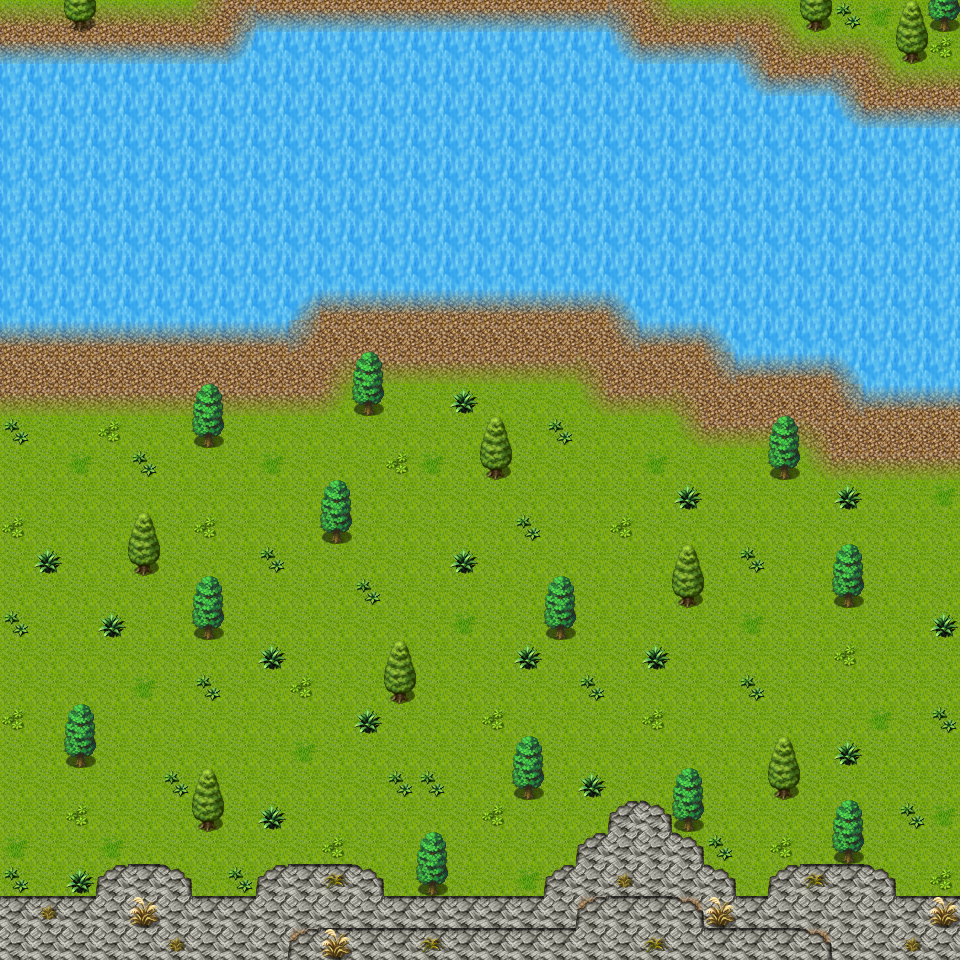

Below is a game level as drawn by its tile map, then a one-line description and the .tmx that defines it (tile-layer data replaced by summaries):
An orthogonal 30x30 tile map with 32x32 px tiles, 3 tile layers (Ground, Objects, Above), 1 hidden layer not drawn, 11 tilesets and 5 objects (3x spawn, 2x mapchange).

<map version="1.0" orientation="orthogonal" width="30" height="30" tilewidth="32" tileheight="32">
    <properties>
        <property name="outdoors" value="1" />
    </properties>
    <tileset firstgid="1" name="map_6" tilewidth="32" tileheight="32">
        <image source="../drawable/map_6.png" width="256" height="256" />
    </tileset>
    <tileset firstgid="65" name="map_0" tilewidth="32" tileheight="32">
        <image source="../drawable/map_0.png" width="256" height="256" />
    </tileset>
    <tileset firstgid="129" name="map_4" tilewidth="32" tileheight="32">
        <image source="../drawable/map_4.png" width="256" height="256" />
    </tileset>
    <tileset firstgid="193" name="map_3" tilewidth="32" tileheight="32">
        <image source="../drawable/map_3.png" width="256" height="256" />
    </tileset>
    <tileset firstgid="257" name="map_1" tilewidth="32" tileheight="32">
        <image source="../drawable/map_1.png" width="256" height="256" />
    </tileset>
    <tileset firstgid="321" name="map_5" tilewidth="32" tileheight="32">
        <image source="../drawable/map_5.png" width="256" height="256" />
    </tileset>
    <tileset firstgid="385" name="map_13" tilewidth="32" tileheight="32">
        <image source="../drawable/map_13.png" width="256" height="256" />
    </tileset>
    <tileset firstgid="449" name="map_19" tilewidth="32" tileheight="32">
        <image source="../drawable/map_19.png" width="256" height="256" />
    </tileset>
    <tileset firstgid="513" name="map_17" tilewidth="32" tileheight="32">
        <image source="../drawable/map_17.png" width="256" height="256" />
    </tileset>
    <tileset firstgid="577" name="map_20" tilewidth="32" tileheight="32">
        <image source="../drawable/map_20.png" width="256" height="256" />
    </tileset>
    <tileset firstgid="641" name="map_2" tilewidth="32" tileheight="32">
        <image source="../drawable/map_2.png" width="256" height="256" />
    </tileset>
    <layer name="Ground" width="30" height="30">
        <data>[900 cells, 900 non-empty, 5 distinct tile ids]</data>
    </layer>
    <layer name="Objects" width="30" height="30">
        <data>[900 cells, 236 non-empty, 22 distinct tile ids]</data>
    </layer>
    <layer name="Above" width="30" height="30">
        <data>[900 cells, 24 non-empty, 5 distinct tile ids]</data>
    </layer>
    <layer name="Walkable" width="30" height="30" visible="0">
        <data>[900 cells, 434 non-empty, 1 distinct tile ids]</data>
    </layer>
    <objectgroup name="Mapevents" visible="0">
        <object name="west" type="mapchange" x="0" y="352" width="32" height="544">
            <properties>
                <property name="map" value="waterway12" />
                <property name="place" value="east" />
            </properties>
        </object>
        <object name="east" type="mapchange" x="928" y="416" width="32" height="480">
            <properties>
                <property name="map" value="waterway8" />
                <property name="place" value="west" />
            </properties>
        </object>
    </objectgroup>
    <objectgroup name="Spawn" visible="0">
        <object name="erumen_2" type="spawn" x="64" y="416" width="832" height="480">
            <properties>
                <property name="quantity" value="6" />
                <property name="spawngroup" value="erumen_2" />
            </properties>
        </object>
        <object name="izthiel_3" type="spawn" x="64" y="288" width="832" height="160">
            <properties>
                <property name="quantity" value="3" />
                <property name="spawngroup" value="izthiel_3" />
            </properties>
        </object>
        <object name="erumen_1" type="spawn" x="160" y="352" width="608" height="512">
            <properties>
                <property name="quantity" value="3" />
                <property name="spawngroup" value="erumen_1" />
            </properties>
        </object>
    </objectgroup>
    <objectgroup name="Keys" visible="0" />
</map>
